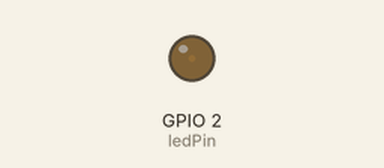
Bench run of a sketch on a simulated ESP32. Shown: output pins drawn as LEDs (lit = HIGH).

Above: at 0.05 s.
At 3.15 s:
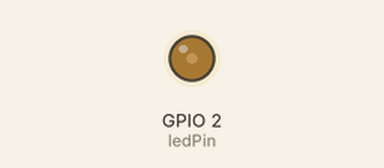
At 6.3 s:
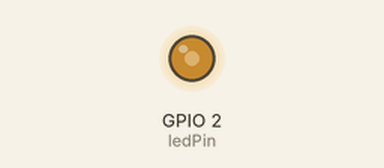
Timing chart, 0 to 8.2 s (numbered marks = the images above):
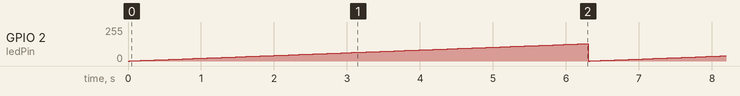

The sketch:

IOT_LEARNING_4.ino
```cpp
// the number of the LED pin
const int ledPin = 2; // 16 corresponds to GPIO16
                       // GPIO pin that connects to LED
// setting PWM properties
int i;
const int freq = 5000;
const int ledChannel = 0; // PWM Generator
const int resolution = 12; // same resolution with analogue input


void setup(){
// configure LED PWM functionalitites
ledcSetup(ledChannel, freq, resolution);
// attach the channel to the GPIO to be controlled
ledcAttachPin(ledPin, ledChannel);
}
void loop(){
for(i=0;i<2095;i++)
{
ledcWrite(ledChannel,i);
delay(3);

}
}
```

Measured:
- by itself, GPIO 2 (ledPin): ramps from 0/255 to 130/255 and jumps back, once every 6.3 s
